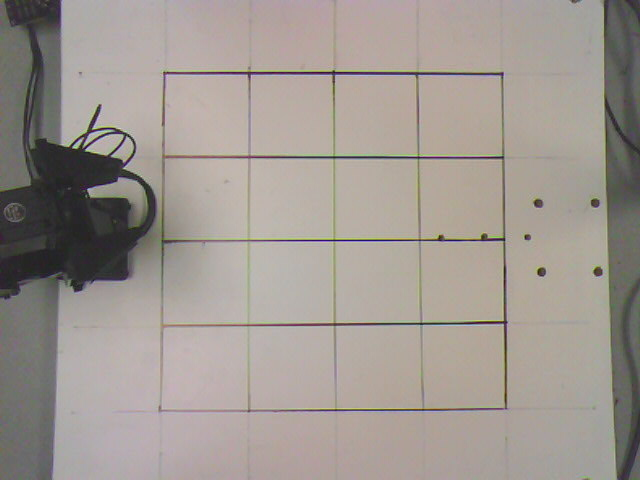
#> input picture camera/my_photo-1.jpg, 640 x 480 px, given in place of white.mp4, which was not available
$ python shape_center.py   (older library calls are emulated)
#> lines starting #> are read from the running program, lines starting #| are printed output that depends on the picture; after the words box and inside, x2 and y2 are one past the last pixel; in counts of white or black regions, pixels touching at a corner belong together; pictures that were not available may be replaced by others from this repository, and a replacement may not be noted
# -*- coding: utf-8 -*-
"""
Created on Thu Jan 26 22:47:34 2019

@author: Rakhee
"""

import cv2
import numpy as np

cap = cv2.VideoCapture('white.mp4')

while(True):
    _, bgr_image = cap.read()
#> bgr_image is the input picture: shape (480, 640, 3); mean B, G, R 145, 151.4, 159.1

    #bgr_image = cv2.imread('white.png', 1)
    hsv_image = cv2.cvtColor(bgr_image, cv2.COLOR_BGR2HSV)
#> hsv_image: shape (480, 640, 3); mean H, S, V 38.2, 26.3, 160.1

    # convert the images from bgr to hsv
    #hsv_image = cv2.cvtColor(bgr_image, cv2.COLOR_BGR2HSV)
    upper_green_range0 = np.array([50,50,50], dtype = "uint8")
    upper_green_range1 = np.array([70,255,255], dtype = "uint8")
    mask4 = cv2.inRange(hsv_image,  upper_green_range0 ,upper_green_range1)
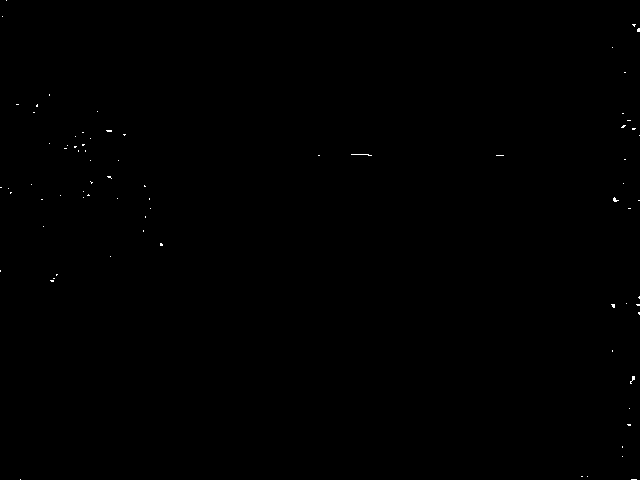
#> mask4: shape (480, 640); 0.09% white in thin lines or dots

    result = cv2.bitwise_and(bgr_image, bgr_image, mask = mask4)
    gray = cv2.cvtColor(result, cv2.COLOR_BGR2GRAY)
    blurred = cv2.GaussianBlur(gray, (5, 5), 0)
    thresh = cv2.threshold(blurred,25 , 255, cv2.THRESH_BINARY)[1]
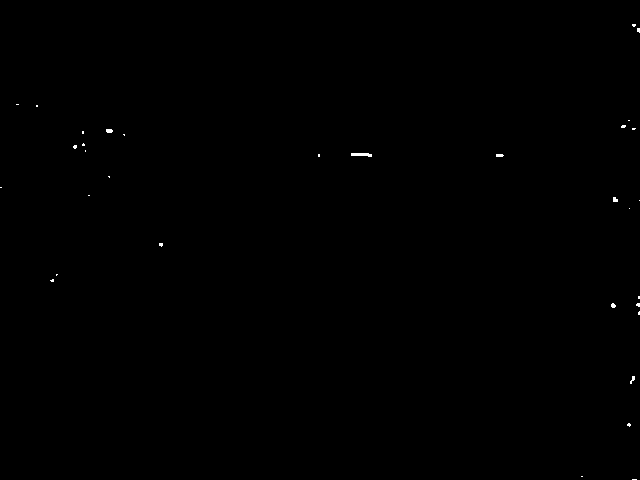
#> thresh: shape (480, 640); 0.11% white; 33 white regions (28 under 20 px)

    #print("Input Image Shape is %d, %d" %(bgr_image.shape[0], bgr_image.shape[1]))

    x_start = 0
    y_start = 0
    y_end = bgr_image.shape[0]
#> y_end = 480
    x_end = bgr_image.shape[1]
#> x_end = 640
    x_stride = x_end/6
#> x_stride = 106.7
    y_stride = y_end/6
#> y_stride = 80

    x1 = x_start + x_stride
#> x1 = 106.7
    x2 = x1 + x_stride
#> x2 = 213.3
    x3 = x2 + x_stride
#> x3 = 320
    x4 = x3 + x_stride
#> x4 = 426.7
    x5 = x4 + x_stride
#> x5 = 533.3

    y1 = y_start + y_stride
#> y1 = 80
    y2 = y1 + y_stride
#> y2 = 160
    y3 = y2 + y_stride
#> y3 = 240
    y4 = y3 + y_stride
#> y4 = 320
    y5 = y4 + y_stride
#> y5 = 400

    #print(int(x_stride), int(y_stride))
    # Tic Tac Toe Board Construction
    cv2.line(bgr_image,(int(x1),0),(int(x1),y_end),(0,0,0),1)
    cv2.line(bgr_image,(int(x2),0),(int(x2),y_end),(0,0,0),1)
    cv2.line(bgr_image,(int(x3),0),(int(x3),y_end),(0,0,0),1)
    cv2.line(bgr_image,(int(x4),0),(int(x4),y_end),(0,0,0),1)
    cv2.line(bgr_image,(int(x5),0),(int(x5),y_end),(0,0,0),1)

    cv2.line(bgr_image,(int(x2),0),(int(x3),int(y1)),(0,0,0),2)
    cv2.line(bgr_image,(int(x3),0),(int(x4),int(y1)),(0,0,0),2)
    cv2.line(bgr_image,(int(x3),0),(int(x2),int(y1)),(0,0,0),2)
    cv2.line(bgr_image,(int(x4),0),(int(x3),int(y1)),(0,0,0),2)

    cv2.line(bgr_image,(int(x2),int(y5)),(int(x3),int(y_end)),(0,0,0),2)
    cv2.line(bgr_image,(int(x3),int(y5)),(int(x4),int(y_end)),(0,0,0),2)
    cv2.line(bgr_image,(int(x3),int(y5)),(int(x2),int(y_end)),(0,0,0),2)
    cv2.line(bgr_image,(int(x4),int(y5)),(int(x3),int(y_end)),(0,0,0),2)

    cv2.line(bgr_image,(0,int(y1)),(x_end, int(y1)),(0,0,0),1)
    cv2.line(bgr_image,(0,int(y2)),(x_end, int(y2)),(0,0,0),1)
    cv2.line(bgr_image,(0,int(y3)),(x_end, int(y3)),(0,0,0),1)
    cv2.line(bgr_image,(0,int(y4)),(x_end, int(y4)),(0,0,0),1)
    cv2.line(bgr_image,(0,int(y5)),(x_end, int(y5)),(0,0,0),1)
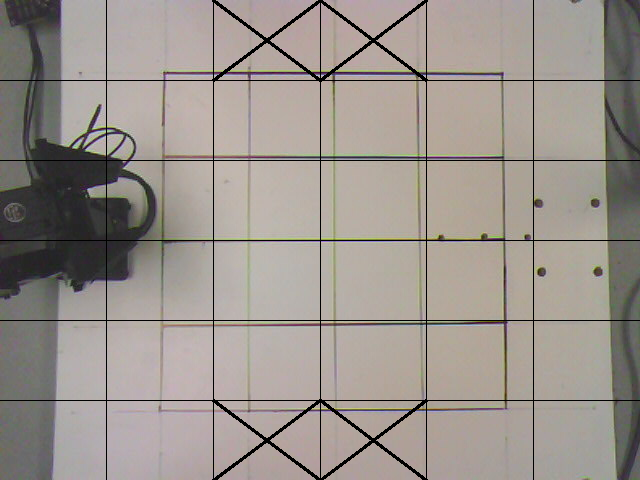
#> bgr_image: shape (480, 640, 3); mean B, G, R 140.7, 146.9, 154.3

    cv2.putText(bgr_image, "8", (int(x_end-x_stride/2),int(y5-y5-y_stride/2)),cv2.FONT_HERSHEY_SIMPLEX, 0.5, (0, 0, 0), 1)
    cv2.putText(bgr_image, "7", (int(x_end-x_stride/2),int(y5-y_stride/2)),cv2.FONT_HERSHEY_SIMPLEX, 0.5, (0, 0, 0), 1)
#> bgr_image: shape (480, 640, 3); 0.01% of pixels changed, all inside (x1, y1, x2, y2) = (588, 350, 596, 361)
    cv2.putText(bgr_image, "6", (int(x_end-x_stride/2),int(y_end-y_stride/2)),cv2.FONT_HERSHEY_SIMPLEX, 0.5, (0, 0, 0), 1)
#> bgr_image: shape (480, 640, 3); mean B, G, R 140.7, 146.9, 154.3
    cv2.putText(bgr_image, "5", (int(x5-x_stride/2),int(y_end-y_stride/2)),cv2.FONT_HERSHEY_SIMPLEX, 0.5, (0, 0, 0), 1)
#> bgr_image: shape (480, 640, 3); mean B, G, R 140.7, 146.8, 154.2
    cv2.putText(bgr_image, "4", (int(x1-x_stride/2),int(y4-y_stride/2)),cv2.FONT_HERSHEY_SIMPLEX, 0.5, (0, 0, 0), 1)
#> bgr_image: shape (480, 640, 3); mean B, G, R 140.7, 146.8, 154.2
    cv2.putText(bgr_image, "3", (int(x1-x_stride/2),int(y5-y_stride/2)),cv2.FONT_HERSHEY_SIMPLEX, 0.5, (0, 0, 0), 1)
#> bgr_image: shape (480, 640, 3); mean B, G, R 140.7, 146.8, 154.2
    cv2.putText(bgr_image, "2", (int(x1-x_stride/2),int(y_end-y_stride/2)),cv2.FONT_HERSHEY_SIMPLEX, 0.5, (0, 0, 0), 1)
#> bgr_image: shape (480, 640, 3); mean B, G, R 140.6, 146.8, 154.2
    cv2.putText(bgr_image, "1", (int(x2-x_stride/2),int(y_end-y_stride/2)),cv2.FONT_HERSHEY_SIMPLEX, 0.5, (0, 0, 0), 1)
#> bgr_image: shape (480, 640, 3); mean B, G, R 140.6, 146.8, 154.2

    #print(int(x_start), int(x1), int(x2), int(x3), int(x4), int(x5), int(x_end))
    #print(int(y_start), int(y1), int(y2), int(y3), int(y4), int(y5), int(y_end))

    _, contours, _ = cv2.findContours(thresh, cv2.RETR_CCOMP, cv2.CHAIN_APPROX_TC89_L1)
#> contours = 33 contours, 32 with area under 20; largest, box (x1, y1, x2, y2) and area: (351, 153, 372, 157) 40

    #print("Number of green blocks found is %d" %len(contours))
    centres = []
    blocks_to_pick = []

    for i in range(len(contours)):
        if cv2.contourArea(contours[i]) < 100:
            print("smaller contour or bigger contour")
            continue
        else:

            moments = cv2.moments(contours[i])
            cX = int(moments["m10"] / moments["m00"])
            cY = int(moments["m01"] / moments["m00"])
            if cX < x1:
                if cY < y1:
                    block7 = 7
                    print("Contour area for block 7 %f" %(cv2.contourArea(contours[i])))
                    centres.append((int(moments['m10']/moments['m00']), int(moments['m01']/moments['m00'])))
                    cv2.circle(bgr_image, (cX, cY), 1, (0, 0, 0), -1)
                    print("Pick from Block 7")
                    blocks_to_pick.append(block7)

                elif y1 <cY < y2:
                    block6 = 6
                    print("Contour area for block 6 %f" %(cv2.contourArea(contours[i])))
                    centres.append((int(moments['m10']/moments['m00']), int(moments['m01']/moments['m00'])))
                    cv2.circle(bgr_image, (cX, cY), 1, (0, 0, 0), -1)
                    print("Pick from Block 6")
                    blocks_to_pick.append(block6)

                elif y2 <cY < y3:
                    block5 = 5
                    print("Contour area for block 5 %f" %(cv2.contourArea(contours[i])))
                    centres.append((int(moments['m10']/moments['m00']), int(moments['m01']/moments['m00'])))
                    cv2.circle(bgr_image, (cX, cY), 1, (0, 0, 0), -1)
                    print("Pick from Block 5")
                    blocks_to_pick.append(block5)

                elif y3 <cY < y4:
                    block4 = 4
                    print("Contour area for block 4 %f" %(cv2.contourArea(contours[i])))
                    centres.append((int(moments['m10']/moments['m00']), int(moments['m01']/moments['m00'])))
                    cv2.circle(bgr_image, (cX, cY), 1, (0, 0, 0), -1)
                    print("Pick from Block 4")
                    blocks_to_pick.append(block4)

                elif y4 <cY < y5:
                    block3 = 3
                    print("Contour area for block 3 %f" %(cv2.contourArea(contours[i])))
                    centres.append((int(moments['m10']/moments['m00']), int(moments['m01']/moments['m00'])))
                    cv2.circle(bgr_image, (cX, cY), 1, (0, 0, 0), -1)
                    print("Pick from Block 3")
                    blocks_to_pick.append(block3)

                elif y5 <cY < y_end:
                    block2 = 2
                    print("Contour area for block 2 %f" %(cv2.contourArea(contours[i])))
                    centres.append((int(moments['m10']/moments['m00']), int(moments['m01']/moments['m00'])))
                    cv2.circle(bgr_image, (cX, cY), 1, (0, 0, 0), -1)
                    print("Pick from Block 2")
                    blocks_to_pick.append(block2)
            elif x1< cX < x2:
                    if cY < y1:
                        block8 = 8
                        print("Contour area for block 8 %f" %(cv2.contourArea(contours[i])))
                        centres.append((int(moments['m10']/moments['m00']), int(moments['m01']/moments['m00'])))
                        cv2.circle(bgr_image, (cX, cY), 1, (0, 0, 0), -1)
                        print("Pick from Block 8")
                        blocks_to_pick.append(block8)

                    if  y5 < cY < y_end:
                        block1 = 1
                        print("Contour area for block 1 %f" %(cv2.contourArea(contours[i])))
                        centres.append((int(moments['m10']/moments['m00']), int(moments['m01']/moments['m00'])))
                        cv2.circle(bgr_image, (cX, cY), 1, (0, 0, 0), -1)
                        print("Pick from Block 1")
                        blocks_to_pick.append(block1)
#> this loop made 33 passes
#| smaller contour or bigger contour
#| smaller contour or bigger contour
#| smaller contour or bigger contour
#| smaller contour or bigger contour
#| smaller contour or bigger contour
#| smaller contour or bigger contour
#| smaller contour or bigger contour
#| smaller contour or bigger contour
#> (further printed lines are left out)
#> after the loop, blocks_to_pick = []; centres = []


    print(centres)
    print("Blocks to pick" ,blocks_to_pick)
#| Blocks to pick []

    cv2.imshow('image', bgr_image)
    cv2.imwrite('output.png',bgr_image)
    if cv2.waitKey(1) & 0xFF == ord('q'):
#> (key q is pressed here)
        break

# When everything done, release the capture
cap.release()
cv2.destroyAllWindows()
